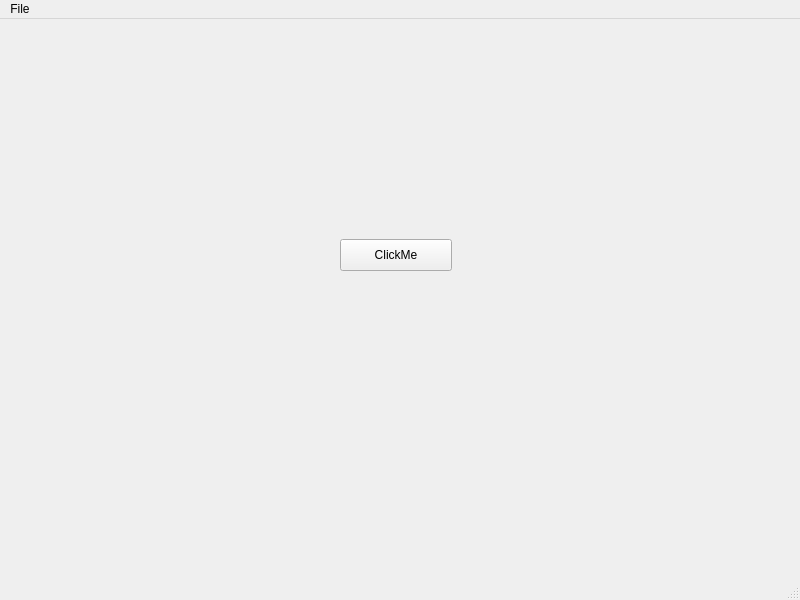
<?xml version="1.0" encoding="UTF-8"?>
<ui version="4.0">
 <class>MainWindow</class>
 <widget class="QMainWindow" name="MainWindow">
  <property name="geometry">
   <rect>
    <x>0</x>
    <y>0</y>
    <width>800</width>
    <height>600</height>
   </rect>
  </property>
  <property name="windowTitle">
   <string>MainWindow</string>
  </property>
  <widget class="QWidget" name="centralwidget">
   <widget class="QPushButton" name="btn">
    <property name="geometry">
     <rect>
      <x>340</x>
      <y>220</y>
      <width>112</width>
      <height>32</height>
     </rect>
    </property>
    <property name="text">
     <string>ClickMe</string>
    </property>
   </widget>
   <widget class="QLabel" name="label">
    <property name="geometry">
     <rect>
      <x>340</x>
      <y>390</y>
      <width>111</width>
      <height>31</height>
     </rect>
    </property>
    <property name="text">
     <string/>
    </property>
   </widget>
  </widget>
  <widget class="QMenuBar" name="menubar">
   <property name="geometry">
    <rect>
     <x>0</x>
     <y>0</y>
     <width>800</width>
     <height>22</height>
    </rect>
   </property>
   <widget class="QMenu" name="menuFile">
    <property name="title">
     <string>File</string>
    </property>
    <addaction name="actionOpen"/>
    <addaction name="actionNew"/>
    <addaction name="actionSave"/>
    <addaction name="actionExit"/>
   </widget>
   <addaction name="menuFile"/>
  </widget>
  <widget class="QStatusBar" name="statusbar"/>
  <action name="actionOpen">
   <property name="text">
    <string>Open</string>
   </property>
  </action>
  <action name="actionNew">
   <property name="text">
    <string>New</string>
   </property>
  </action>
  <action name="actionSave">
   <property name="text">
    <string>Save</string>
   </property>
  </action>
  <action name="actionExit">
   <property name="text">
    <string>Exit</string>
   </property>
  </action>
 </widget>
 <resources/>
 <connections/>
</ui>
